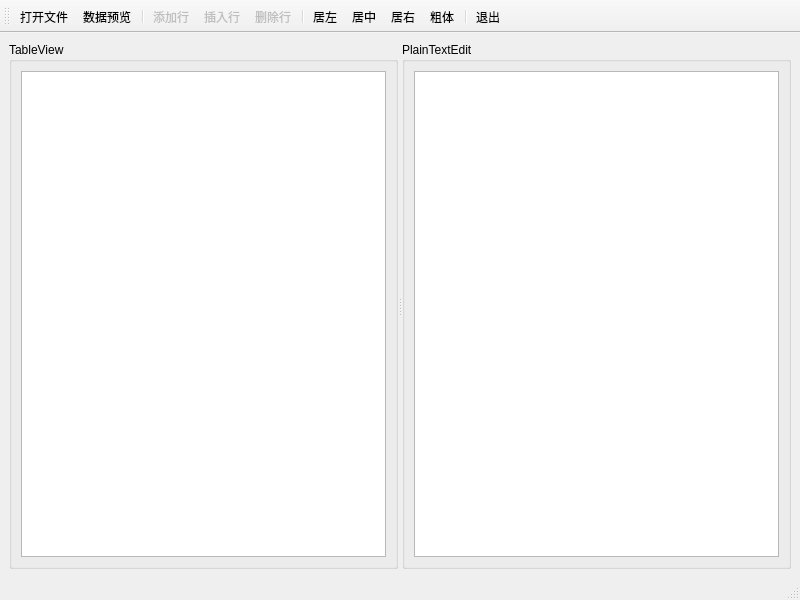
<?xml version="1.0" encoding="UTF-8"?>
<ui version="4.0">
 <class>MainWindow</class>
 <widget class="QMainWindow" name="MainWindow">
  <property name="geometry">
   <rect>
    <x>0</x>
    <y>0</y>
    <width>800</width>
    <height>600</height>
   </rect>
  </property>
  <property name="windowTitle">
   <string>MainWindow</string>
  </property>
  <widget class="QWidget" name="centralwidget">
   <layout class="QVBoxLayout" name="verticalLayout_2">
    <item>
     <widget class="QSplitter" name="splitter">
      <property name="orientation">
       <enum>Qt::Horizontal</enum>
      </property>
      <widget class="QGroupBox" name="groupBox">
       <property name="title">
        <string>TableView</string>
       </property>
       <layout class="QVBoxLayout" name="verticalLayout">
        <item>
         <widget class="QTableView" name="tableView"/>
        </item>
       </layout>
      </widget>
      <widget class="QGroupBox" name="groupBox_2">
       <property name="title">
        <string>PlainTextEdit</string>
       </property>
       <layout class="QVBoxLayout" name="verticalLayout_3">
        <item>
         <widget class="QPlainTextEdit" name="plainTextEdit"/>
        </item>
       </layout>
      </widget>
     </widget>
    </item>
   </layout>
  </widget>
  <widget class="QStatusBar" name="statusbar"/>
  <widget class="QToolBar" name="toolBar">
   <property name="enabled">
    <bool>true</bool>
   </property>
   <property name="windowTitle">
    <string>toolBar</string>
   </property>
   <property name="toolButtonStyle">
    <enum>Qt::ToolButtonTextUnderIcon</enum>
   </property>
   <attribute name="toolBarArea">
    <enum>TopToolBarArea</enum>
   </attribute>
   <attribute name="toolBarBreak">
    <bool>false</bool>
   </attribute>
   <addaction name="actOpen"/>
   <addaction name="actPreview"/>
   <addaction name="separator"/>
   <addaction name="actAppendRow"/>
   <addaction name="actInsertRow"/>
   <addaction name="actDelRow"/>
   <addaction name="separator"/>
   <addaction name="actAlignLeft"/>
   <addaction name="actAlignCenter"/>
   <addaction name="actAlignRight"/>
   <addaction name="actFontBold"/>
   <addaction name="separator"/>
   <addaction name="actExit"/>
  </widget>
  <action name="actOpen">
   <property name="icon">
    <iconset resource="res.qrc">
     <normaloff>:/icons/open.bmp</normaloff>:/icons/open.bmp</iconset>
   </property>
   <property name="text">
    <string>打开文件</string>
   </property>
   <property name="toolTip">
    <string>打开文件</string>
   </property>
  </action>
  <action name="actPreview">
   <property name="icon">
    <iconset resource="res.qrc">
     <normaloff>:/icons/export1.bmp</normaloff>:/icons/export1.bmp</iconset>
   </property>
   <property name="text">
    <string>数据预览</string>
   </property>
   <property name="toolTip">
    <string>数据预览</string>
   </property>
  </action>
  <action name="actAppendRow">
   <property name="enabled">
    <bool>false</bool>
   </property>
   <property name="icon">
    <iconset resource="res.qrc">
     <normaloff>:/icons/append.bmp</normaloff>:/icons/append.bmp</iconset>
   </property>
   <property name="text">
    <string>添加行</string>
   </property>
   <property name="toolTip">
    <string>添加行</string>
   </property>
  </action>
  <action name="actInsertRow">
   <property name="enabled">
    <bool>false</bool>
   </property>
   <property name="icon">
    <iconset resource="res.qrc">
     <normaloff>:/icons/306.bmp</normaloff>:/icons/306.bmp</iconset>
   </property>
   <property name="text">
    <string>插入行</string>
   </property>
   <property name="toolTip">
    <string>插入行</string>
   </property>
  </action>
  <action name="actDelRow">
   <property name="enabled">
    <bool>false</bool>
   </property>
   <property name="icon">
    <iconset resource="res.qrc">
     <normaloff>:/icons/delete.bmp</normaloff>:/icons/delete.bmp</iconset>
   </property>
   <property name="text">
    <string>删除行</string>
   </property>
   <property name="toolTip">
    <string>删除行</string>
   </property>
  </action>
  <action name="actAlignLeft">
   <property name="icon">
    <iconset resource="res.qrc">
     <normaloff>:/icons/508.bmp</normaloff>:/icons/508.bmp</iconset>
   </property>
   <property name="text">
    <string>居左</string>
   </property>
   <property name="toolTip">
    <string>居左</string>
   </property>
  </action>
  <action name="actAlignCenter">
   <property name="icon">
    <iconset resource="res.qrc">
     <normaloff>:/icons/510.bmp</normaloff>:/icons/510.bmp</iconset>
   </property>
   <property name="text">
    <string>居中</string>
   </property>
   <property name="toolTip">
    <string>居中</string>
   </property>
  </action>
  <action name="actAlignRight">
   <property name="icon">
    <iconset resource="res.qrc">
     <normaloff>:/icons/512.bmp</normaloff>:/icons/512.bmp</iconset>
   </property>
   <property name="text">
    <string>居右</string>
   </property>
   <property name="toolTip">
    <string>居右</string>
   </property>
  </action>
  <action name="actFontBold">
   <property name="icon">
    <iconset resource="res.qrc">
     <normaloff>:/icons/500.bmp</normaloff>:/icons/500.bmp</iconset>
   </property>
   <property name="text">
    <string>粗体</string>
   </property>
   <property name="toolTip">
    <string>粗体</string>
   </property>
  </action>
  <action name="actExit">
   <property name="icon">
    <iconset resource="res.qrc">
     <normaloff>:/icons/exit.bmp</normaloff>:/icons/exit.bmp</iconset>
   </property>
   <property name="text">
    <string>退出</string>
   </property>
   <property name="toolTip">
    <string>退出</string>
   </property>
  </action>
  <action name="actSave">
   <property name="icon">
    <iconset resource="res.qrc">
     <normaloff>:/icons/save.bmp</normaloff>:/icons/save.bmp</iconset>
   </property>
   <property name="text">
    <string>保存</string>
   </property>
   <property name="toolTip">
    <string>保存</string>
   </property>
  </action>
 </widget>
 <resources>
  <include location="res.qrc"/>
 </resources>
 <connections/>
</ui>
